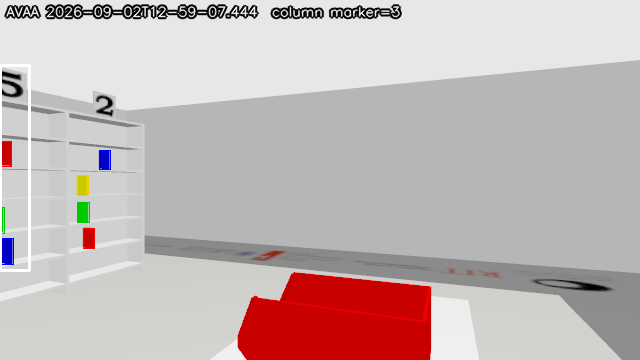
#> input picture src/avaa_solution/erc_images/column_3_2026-09-02T12-59-07.444.png, 640 x 360 px
$ python -i marker_reader.py   (imports and definitions only)
#> lines starting #> are read from the running program, lines starting #| are printed output that depends on the picture; after the words box and inside, x2 and y2 are one past the last pixel; in counts of white or black regions, pixels touching at a corner belong together
#> further down, picture is the input picture: shape (360, 640, 3); mean B, G, R 181.9, 182.4, 195.3
"""Overhead column-marker digit recognition.

Pure OpenCV, no ROS import, so it runs against saved frames without a simulator.

The markers are 30 x 30 cm plates at Z = 2.26 m carrying a printed digit 1-5, one per
shelf column, and the digit-to-column assignment is reshuffled on every simulation load
(``random.shuffle`` in ``erc_bringup/launch/simulation.launch.py``). So the digit must be
read from the camera; position tells you nothing.

Templates are the **exact PNG textures the simulator renders** -- they ship in
``erc_description/models/number_marker/textures/``. Matching against the real artwork
rather than a synthesized font removes a whole class of error, and needs no training data,
which matters because there is none: the competition provides no dataset.

Classification is binary-mask IoU after letterboxed normalisation. Letterboxing (rather
than stretching to a square) preserves the width-to-height ratio inside the mask, which is
what separates a "1" from the rest -- its texture is 88 px wide against 110-117 for the
others.
"""

import os
from dataclasses import dataclass
from typing import Dict, List, Optional, Tuple

import cv2
import numpy as np

DIGITS = (1, 2, 3, 4, 5)

# Normalised canvas. 32 px is comfortably above the smallest marker seen in practice
# (11 x 14 px at ~3 m), so upsampling a distant marker does not invent detail.
CANVAS = 32
INK_HEIGHT = 28

# A marker is dark ink on a light plate, and unsaturated -- which is what separates it
# from the books, all four of which are strongly saturated.
MAX_VALUE = 120
MAX_SATURATION = 60

MIN_INK_AREA = 15
MIN_ASPECT = 0.6
MAX_ASPECT = 4.0

# Smallest credible marker, in pixels of digit height.
#
# The plate is 0.30 m and the camera has fx = 337, so a digit filling the plate spans
# roughly 101/d pixels at d metres. The arena is 10 x 10 m, so nothing real can be much
# under 10 px; below that the classifier is matching noise. This was not merely
# theoretical: an 8 px blob on a blank wall was read as a confident "4", which stopped the
# search dead facing away from the shelves and took the rest of the run down with it.
MIN_MARKER_HEIGHT_PX = 12

# Below this IoU the match is not trustworthy. Calibrated against measured readings: on a
# frame where all four visible digits were read correctly, IoU ranged 0.43-0.75, the worst
# being the nearest plate (viewed most obliquely, so most perspective-skewed). A threshold
# of 0.45 would have rejected a correct read, so it sits below that.
#
# There is deliberately no margin threshold. Margin is still reported, but the
# distinct-digit constraint in assign_distinct() is a far stronger guard than any
# runner-up gap: a correctly-read "5" measured a margin of only 0.042 because 5 and 3 look
# alike at 15 px, and rejecting it would have lost a correct answer.
# Lowered from 0.35 on 2026-09-05, on measured evidence and not on hope.
#
# Perception now reports every digit it reads and its best score. Over eight windows of
# a run, sweeping for the target, it read 1, 2, 4 and 5 -- digit 4 twelve times in one
# window at scores up to 0.56 -- and read the digit it was looking for, 3, exactly once,
# at 0.31. The threshold was 0.35, so that one reading was thrown away and the approach
# swept a dozen full circles finding nothing.
#
# The 0.35 was calibrated on a frame where correct reads scored 0.43 to 0.75. The scores
# actually seen in a run are lower than that across the board -- correct-looking reads at
# 0.36, 0.38, 0.41, 0.42, 0.44, 0.46 -- because the calibration frame was closer and
# squarer than a robot hunting from four metres. A threshold set from one favourable
# frame was rejecting most of a run.
#
# The risk this guards against is real and is recorded above: an 8 px blob on a blank
# wall once read as a confident "4" and stopped a search dead. But that was a SIZE
# failure and MIN_MARKER_HEIGHT_PX now catches it independently, and assign_distinct()
# still forbids two plates claiming the same digit. This threshold is not the only guard
# and should not be set as though it were.
MIN_SCORE = 0.30

_TEMPLATE_CACHE: Optional[Dict[int, np.ndarray]] = None


@dataclass(frozen=True)
class Marker:
    digit: int
    score: float
    margin: float
    x: int
    y: int
    w: int
    h: int

    @property
    def cx(self) -> float:
        return self.x + self.w / 2.0

    @property
    def confident(self) -> bool:
        return self.score >= MIN_SCORE


# [153 lines left out: functions _texture_dir, _ink_mask, _normalise, load_templates, _iou, score_all and 2 more, not called in this run]


def find_marker_candidates(bgr: np.ndarray) -> List[Tuple[int, int, int, int]]:
    """Bounding boxes of dark, unsaturated, digit-shaped blobs."""
    hsv = cv2.cvtColor(bgr, cv2.COLOR_BGR2HSV)
#> hsv: shape (360, 640, 3); mean H, S, V 4.6, 18.6, 196.1
    dark = (((hsv[:, :, 2] < MAX_VALUE) & (hsv[:, :, 1] < MAX_SATURATION))
            .astype(np.uint8) * 255)
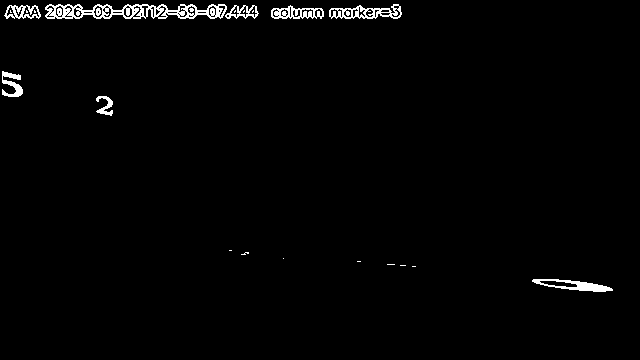
#> dark: shape (360, 640); 1.7% white in thin lines or dots, all inside (x1, y1, x2, y2) = (2, 4, 613, 292)

    contours, _ = cv2.findContours(dark, cv2.RETR_EXTERNAL, cv2.CHAIN_APPROX_SIMPLE)
#> contours = 15 contours, 7 with area under 20; largest, box (x1, y1, x2, y2) and area: (45, 4, 227, 19) 1811, (329, 4, 402, 19) 644, (532, 279, 613, 292) 514, (271, 5, 324, 19) 474, (4, 5, 41, 19) 354, (225, 5, 259, 19) 260, (2, 71, 23, 97) 217, (96, 96, 113, 116) 120
    boxes = []
    for contour in contours:
        x, y, w, h = cv2.boundingRect(contour)
        if w < 3 or h < MIN_MARKER_HEIGHT_PX:
            continue
        if cv2.contourArea(contour) < MIN_INK_AREA:
            continue
        if not (MIN_ASPECT <= h / float(w) <= MAX_ASPECT):
            continue
        boxes.append((x, y, w, h))
#> this loop made 15 passes
#> (x, y, w, h) on passes 1, 6, 7, 9, 10, 11, 12, 13, 14, 15: (532, 279, 81, 13), (283, 258, 1, 1), (241, 252, 8, 3), (96, 96, 17, 20), (2, 71, 21, 26), (271, 5, 53, 14), (225, 5, 34, 14), (4, 5, 37, 14), (329, 4, 73, 15), (45, 4, 182, 15)
#> (contour, x, y, w, h) on passes 2, 3, 4, 5, 8: ([[412, 266], [415, 266]], 412, 266, 4, 1), ([[400, 265], [405, 265]], 400, 265, 6, 1), ([[387, 264], [394, 264]], 387, 264, 8, 1), ([[357, 261], [360, 261]], 357, 261, 4, 1), ([[229, 250], [231, 250]], 229, 250, 3, 1)
#> after the loop, boxes = [(96, 96, 17, 20), (2, 71, 21, 26)]
    boxes.sort(key=lambda b: b[0])
    return boxes


# [56 lines left out: functions read_markers, column_of_digit, not called in this run]

>>> import cv2
>>> picture = cv2.imread('../../erc_images/column_3_2026-09-02T12-59-07.444.png')
>>> result = find_marker_candidates(picture)
#> result = [(2, 71, 21, 26), (96, 96, 17, 20)]

$ run again, on src/avaa_solution/erc_images/column_3_2026-09-02T12-59-11.875.png
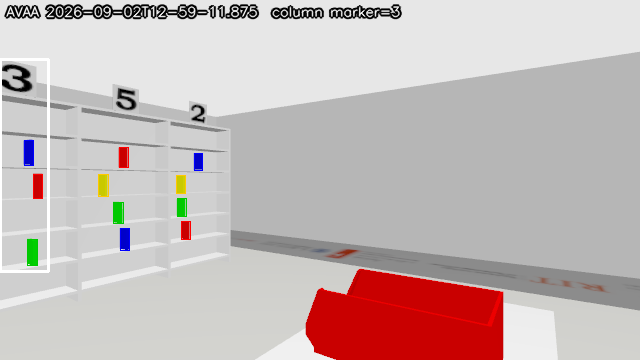
#> input picture src/avaa_solution/erc_images/column_3_2026-09-02T12-59-11.875.png, 640 x 360 px
#> picture is the input picture: shape (360, 640, 3); mean B, G, R 183.7, 184.7, 197.8
#> hsv: shape (360, 640, 3); mean H, S, V 5, 20, 199
#> in find_marker_candidates, `dark = (((hsv[:, :, 2] < MAX_VALUE) & (hsv[:, :, 1] < MAX_SATURATION))..`:
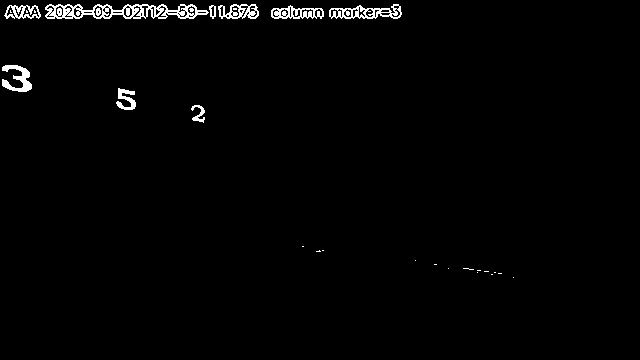
#> dark: shape (360, 640); 1.6% white in thin lines or dots, all inside (x1, y1, x2, y2) = (2, 4, 514, 278)
#> contours = 23 contours, 14 with area under 20; largest, box (x1, y1, x2, y2) and area: (45, 4, 209, 19) 1594, (329, 4, 402, 19) 644, (271, 5, 324, 19) 474, (218, 4, 259, 19) 422, (4, 5, 41, 19) 354
#> the loop in find_marker_candidates, `for contour in contours:` made 23 passes
#> (x, y, w, h) on passes 1, 5, 8, 9, 11, 15, 16, 17: (513, 277, 1, 1), (477, 272, 1, 1), (463, 268, 11, 2), (448, 268, 1, 1), (415, 260, 1, 1), (191, 105, 14, 18), (116, 88, 20, 22), (2, 65, 30, 27)
#> after the loop in find_marker_candidates, `for contour in contours:`: boxes = [(191, 105, 14, 18), (116, 88, 20, 22), (2, 65, 30, 27), (209, 5, 7, 14)]
#> result = [(2, 65, 30, 27), (116, 88, 20, 22), (191, 105, 14, 18), (209, 5, 7, 14)]

$ run again, on src/avaa_solution/erc_images/column_3_2026-09-02T12-59-31.369.png
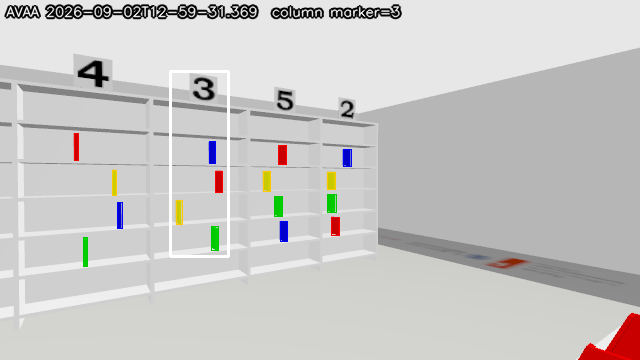
#> input picture src/avaa_solution/erc_images/column_3_2026-09-02T12-59-31.369.png, 640 x 360 px
#> picture is the input picture: shape (360, 640, 3); mean B, G, R 198.3, 199.6, 201.1
#> hsv: shape (360, 640, 3); mean H, S, V 7, 5.7, 202.3
#> in find_marker_candidates, `dark = (((hsv[:, :, 2] < MAX_VALUE) & (hsv[:, :, 1] < MAX_SATURATION))..`:
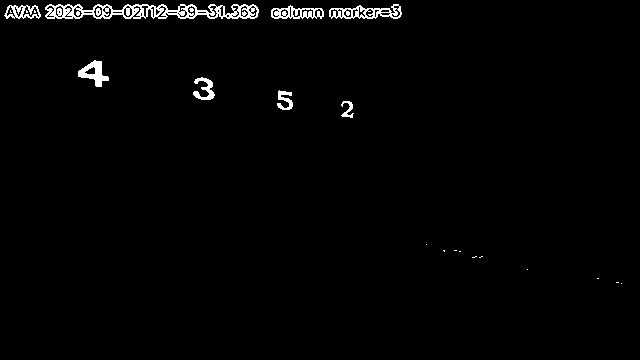
#> dark: shape (360, 640); 1.7% white in thin lines or dots, all inside (x1, y1, x2, y2) = (4, 4, 622, 284)
#> contours = 18 contours, 10 with area under 20; largest, box (x1, y1, x2, y2) and area: (45, 4, 259, 19) 2120, (329, 4, 402, 19) 644, (271, 5, 324, 19) 474, (78, 60, 109, 87) 384, (4, 5, 41, 19) 354, (193, 77, 215, 100) 184, (277, 90, 293, 110) 122, (341, 101, 354, 118) 68
#> the loop in find_marker_candidates, `for contour in contours:` made 18 passes
#> (x, y, w, h) on passes 1, 4, 5, 6, 10, 11, 12, 13: (621, 283, 1, 1), (527, 269, 1, 1), (479, 256, 4, 2), (472, 256, 5, 2), (426, 244, 1, 1), (341, 101, 13, 17), (277, 90, 16, 20), (193, 77, 22, 23)
#> after the loop in find_marker_candidates, `for contour in contours:`: boxes = [(341, 101, 13, 17), (277, 90, 16, 20), (193, 77, 22, 23), (78, 60, 31, 27)]
#> result = [(78, 60, 31, 27), (193, 77, 22, 23), (277, 90, 16, 20), (341, 101, 13, 17)]

$ run again, on src/avaa_solution/erc_images/column_3_2026-09-02T12-59-39.474.png
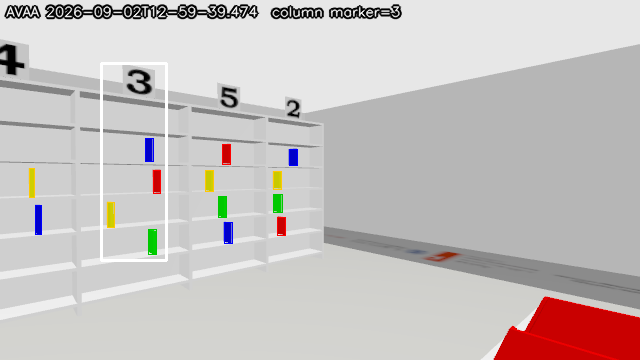
#> input picture src/avaa_solution/erc_images/column_3_2026-09-02T12-59-39.474.png, 640 x 360 px
#> picture is the input picture: shape (360, 640, 3); mean B, G, R 192, 193.1, 199.2
#> hsv: shape (360, 640, 3); mean H, S, V 6.4, 11.4, 200.4
#> in find_marker_candidates, `dark = (((hsv[:, :, 2] < MAX_VALUE) & (hsv[:, :, 1] < MAX_SATURATION))..`:
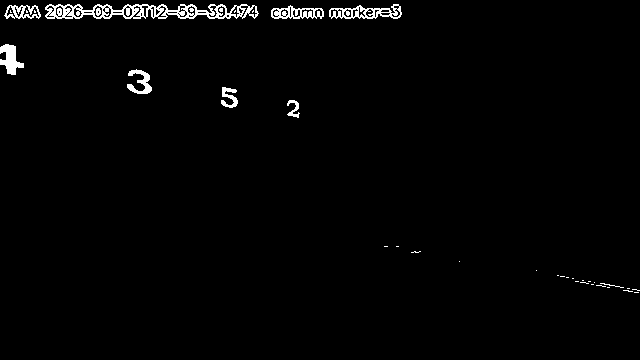
#> dark: shape (360, 640); 1.8% white; 38 white regions (28 under 20 px)
#> contours = 30 contours, 22 with area under 20; largest, box (x1, y1, x2, y2) and area: (45, 4, 259, 19) 2102, (329, 4, 402, 19) 644, (271, 5, 324, 19) 474, (0, 44, 24, 75) 357, (4, 5, 41, 19) 354, (127, 69, 152, 94) 230, (221, 87, 238, 108) 140, (287, 100, 300, 118) 74
#> the loop in find_marker_candidates, `for contour in contours:` made 30 passes
#> (x, y, w, h) on passes 2, 3, 6, 8, 9, 10, 18, 19: (623, 290, 10, 2), (632, 289, 8, 2), (596, 285, 10, 2), (600, 283, 24, 5), (594, 282, 1, 1), (580, 282, 9, 2), (536, 270, 1, 1), (459, 261, 1, 1)
#> after the loop in find_marker_candidates, `for contour in contours:`: boxes = [(287, 100, 13, 18), (221, 87, 17, 21), (127, 69, 25, 25), (0, 44, 24, 31)]
#> result = [(0, 44, 24, 31), (127, 69, 25, 25), (221, 87, 17, 21), (287, 100, 13, 18)]
